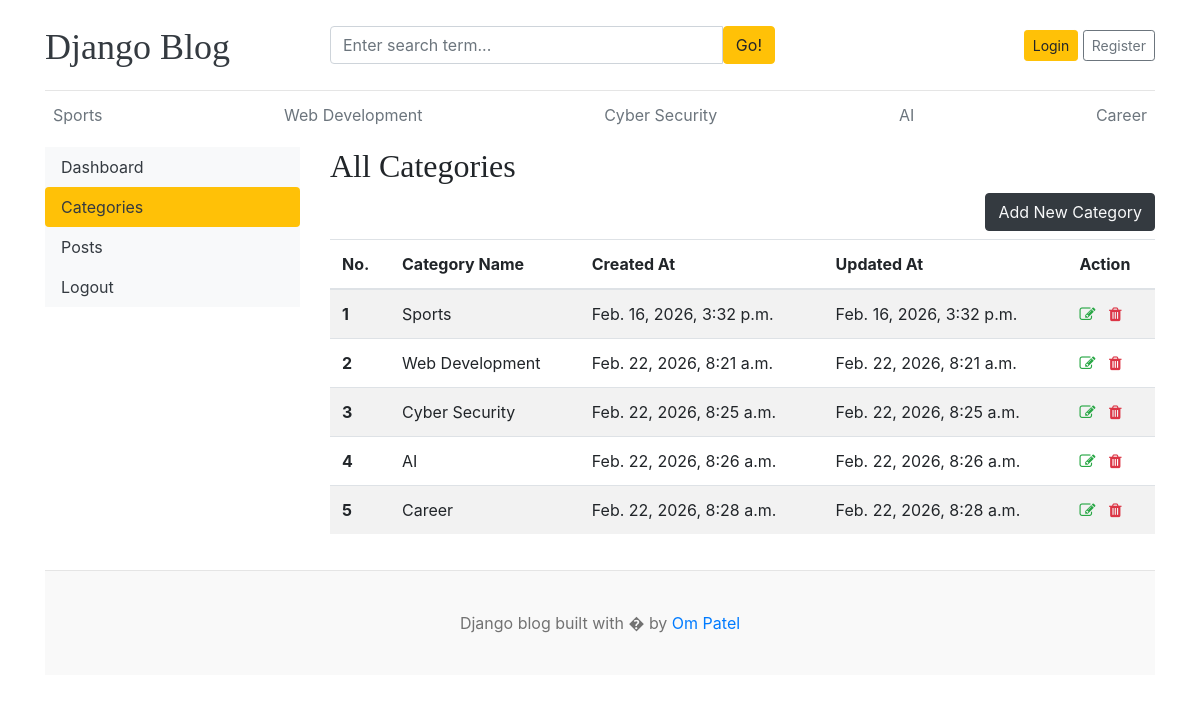
The page /dashboard/categories/ on the database as committed earlier.
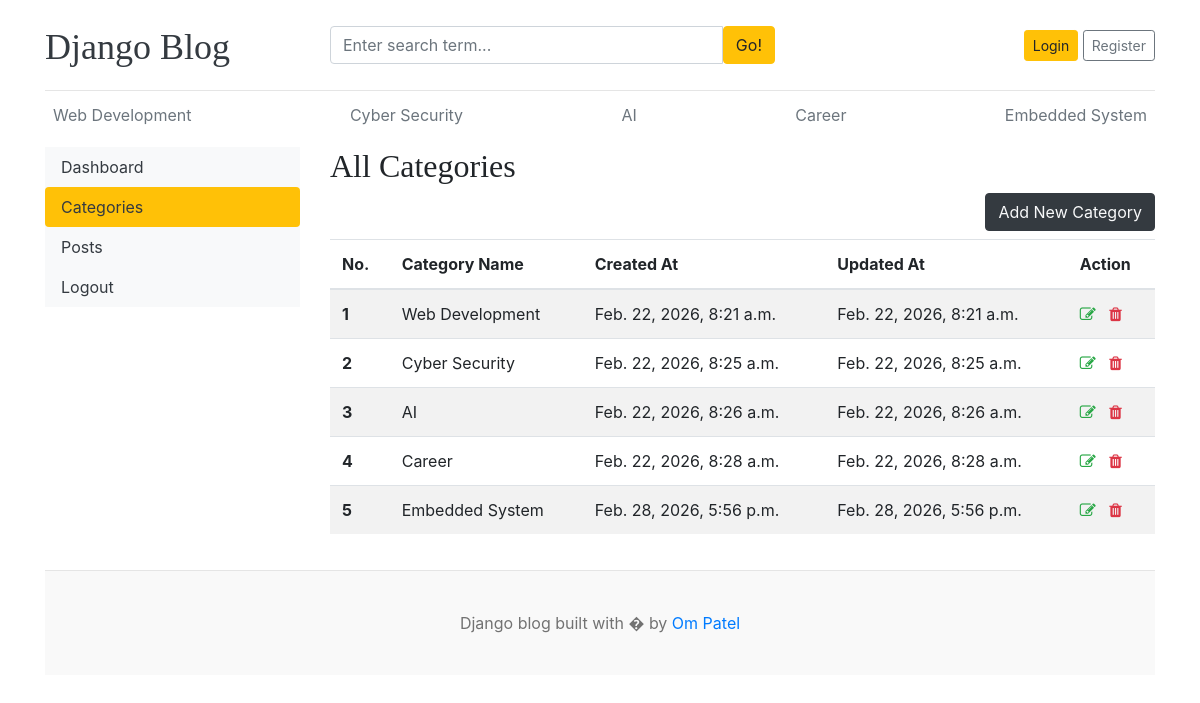
The same page on the database as committed later.
### blogapp/models.py (models this page shows)
class Category (models.Model):
    category_name = models.CharField(max_length=50,unique=True)
    created_at = models.DateTimeField(auto_now_add=True)
    updated_at = models.DateTimeField(auto_now=True)
    class Meta:
        verbose_name_plural ='categories'
    def __str__ (self):
        return self.category_name

### dashboards/views.py (the view)
# urls.py: path('/categories/',views.categories,name = 'categories'),
def categories (request):
 return render(request,'dashboards/categories.html')

### blogapp/context_processor.py (called while the page is built)
def get_category(request):
    categories = Category.objects.all()
    return dict(categories = categories)

def social_links(request):
    social_links = Social.objects.all()
    return dict(social_links = social_links)

### templates/dashboards/categories.html (shortened to what this page needs)
{% extends 'base.html' %}
{% block content%}
<div class="row">
    {% include 'dashboards/sidebar.html' %}
    <div class="col-md-9">
        <h2>All Categories</h2>
        <a href="{% url 'add_category'%}" class="btn btn-dark text-light float-right mb-2">Add New Category</a>
            <table class="table table-striped table-hover">
                <thead>
                    <tr>
                    <th scope="col">No.</th>
                    <th scope="col">Category Name</th>
                    <th scope="col">Created At </th>
                    <th scope="col">Updated At</th>
                    <th scope="col">Action</th>
                    </tr>
                </thead>
                <tbody>
                    {% for category in categories%}
                        <tr>
                        <th scope="row">{{ forloop.counter }}</th>
                        <td>{{category}}</td>
                        <td>{{category.created_at}}</td>
                        <td>{{category.updated_at}}</td>
                        <td>
                            <a href="{% url 'edit_category' category.id %}"><i class="fa fa-edit text-success"></i></a>
                           <a href="{% url 'delete_category' category.id %}"><i class="fa fa-trash text-danger"></i></a>
                        </td>
                        </tr>
                    {% endfor %}
                </tbody>
            </table>
    </div>
</div>
{% endblock%}

### templates/base.html (shortened to what this page needs)
{% load static %}
<!DOCTYPE html>
<html lang="en">
<head>
    <link href="https://getbootstrap.com/docs/4.0/dist/css/bootstrap.min.css" rel="stylesheet">
    <link href="{% static 'css/blog.css'%}" rel="stylesheet">
    <link rel="stylesheet" href="https://cdnjs.cloudflare.com/ajax/libs/font-awesome/4.7.0/css/font-awesome.min.css">
  </head>
<body>
    <div class="container">
      <header class="blog-header py-3">
        <div class="row flex-nowrap justify-content-between align-items-center">
          <div class="col-3 pt-1">
            <a class="blog-header-logo text-dark" href="/">Django Blog</a>
          </div>
           <div class="col-5 ">
             <form action="{%url 'search' %}" method="GET">
             <div class="input-group">
                <input class="form-control" name="search" value="{{keyword}}" type="text" placeholder="Enter search term..." aria-label="Enter search term..." aria-describedby="button-search" />
                  <button  class="btn btn-warning" id="button-search" type="submit">Go!</button>
            </div>
            </form>
          </div>
          <div class="col-4 d-flex justify-content-end align-items-center">
            {% if user.is_authenticated %}
            <span><a href="{% url 'dashboard' %}">Dashboard </a>|<a href="{% url 'logout' %}"> Log Out</a></span>
            {% else %}
            <a class="btn btn-sm btn-warning" href="{% url 'login' %}">Login</a> &nbsp;
            <a class="btn btn-sm btn-outline-secondary" href="{%url 'registration' %}">Register</a>
            {% endif %}
          </div>
        </div>
      </header>
      <div class="nav-scroller py-1 mb-2">
        <nav class="nav d-flex justify-content-between">
          {% for cat in categories %}
          <a class="p-2 text-muted" href="{% url 'blog_by_category' cat.id %}">{{cat.category_name}}</a>
          {%endfor%}
        </nav>
      </div>
{% block content %}
{%endblock%}
<footer class="blog-footer" style="margin-top: 20px;">
  <p>Django blog built with � by <a href="#">Om Patel</a></p>
</footer>
</body>
</html>

Rows that differ between the two databases and show on the page:
removed Category: category_name "Sports", created_at "Feb. 16, 2026, 3:32 p.m.", updated_at "Feb. 16, 2026, 3:32 p.m."
added Category: category_name "Embedded System", created_at "Feb. 28, 2026, 5:56 p.m.", updated_at "Feb. 28, 2026, 5:56 p.m."
